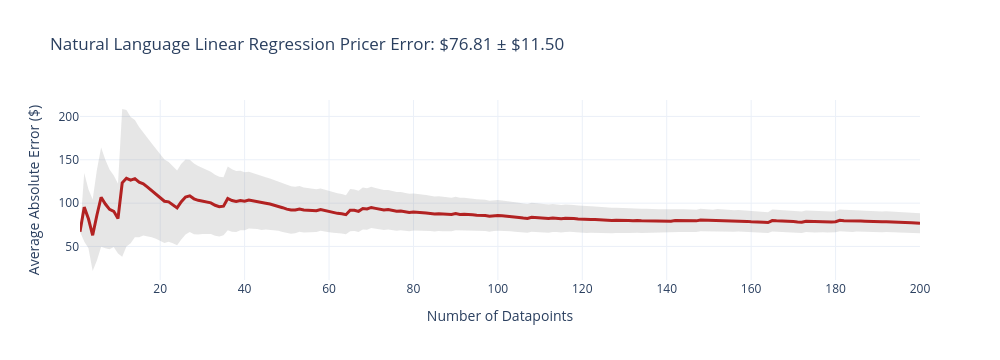
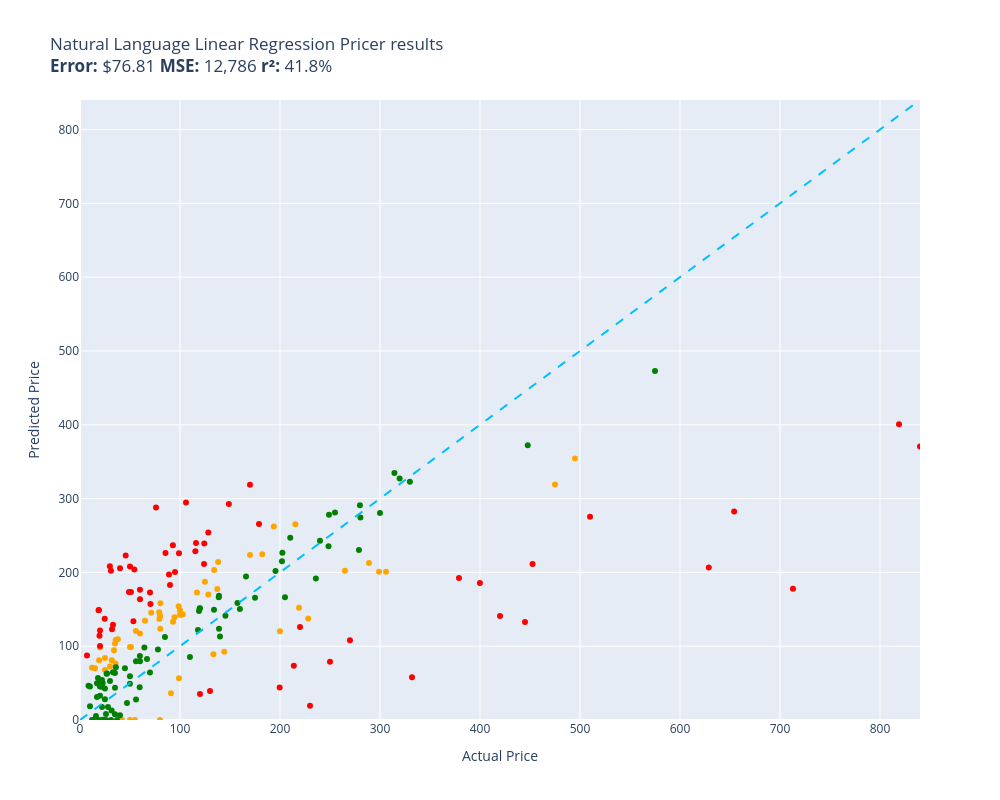

The cell these charts' notebook holds for them, in order:
### Code cell
evaluate(natural_language_linear_regression_pricer, test)

### Figure 1 — Plotly figure (JSON) as saved in the notebook; plotly's stock layout.template omitted (floating-point values rounded to 4 significant figures; data arrays with more than 128 entries replaced by an {"elided": "..."} marker saying what was removed)
{"data": [{"fill": "toself", "fillcolor": "rgba(128,128,128,0.2)", "hoverinfo": "skip", "line": {"color": "rgba(255,255,255,0)"}, "name": "95% CI", "showlegend": false, "type": "scatter", "x": {"elided": "400 int values"}, "y": {"elided": "400 float values"}}, {"customdata": {"elided": "200x1 float values"}, "hovertemplate": "n=%{x}<br>Avg Error=$%{y:,.2f}<br>±95% CI=$%{customdata[0]:,.2f}<extra></extra>", "line": {"color": "firebrick", "width": 3}, "mode": "lines", "name": "Cumulative Avg Error", "type": "scatter", "x": {"elided": "200 int values"}, "y": {"elided": "200 float values"}}], "layout": {"height": 360, "showlegend": false, "title": {"text": "Natural Language Linear Regression Pricer Error: $76.81 ± $11.50"}, "width": 1000, "xaxis": {"title": {"text": "Number of Datapoints"}}, "yaxis": {"title": {"text": "Average Absolute Error ($)"}}}}

### Figure 2 — Plotly figure (JSON) as saved in the notebook; plotly's stock layout.template omitted (floating-point values rounded to 4 significant figures)
{"data": [{"customdata": [["Old Blood Noise Excess V2 Distortion Cho...\nGuess=$152.13 Actual=$219.00"], ["NewPower99 Battery Kit for Samsung Galax...\nGuess=$0.00 Actual=$54.95"], ["SuppliesOutlet Compatible Toner Cartridg...\nGuess=$92.46 Actual=$144.29"], ["ACDelco GM Original Equipment FW339 Fron...\nGuess=$265.15 Actual=$215.33"], ["8544771 Dryer Heating Element, 279816 Th...\nGuess=$108.40 Actual=$35.74"], ["Panasonic KX-TG6511B DECT 6.0 PLUS Expan...\nGuess=$146.14 Actual=$79.20"], ["GJY Portable TV,10.6 inch Mini TV for AT...\nGuess=$136.95 Actual=$79.36"], ["LD Products Compatible Toner Cartridge R...\nGuess=$98.97 Actual=$49.98"], ["Mini PC, Kinupute Desktop Computer E3-12...\nGuess=$354.14 Actual=$495.00"], ["Aolemi Oil Rubbed Bronze Single Function...\nGuess=$154.26 Actual=$98.65"], ["Clementoni 39132.5 Jigsaw Puzzle 1,000 P...\nGuess=$0.00 Actual=$79.95"], ["10GBase-LR SFP+ Transceiver, Handar 10GB...\nGuess=$98.07 Actual=$19.99"], ["Deco Mount Pro Tripod Microphone Stand w...\nGuess=$117.32 Actual=$59.95"], ["KOMPUTERBAY 4GB 2X 2GB DDR2 1066MHz PC2-...\nGuess=$123.76 Actual=$80.34"], ["Task T24287 Roman Ogee Router Bit with 1...\nGuess=$120.55 Actual=$55.88"], ["Southwire 120V/15A Right Angle User Atta...\nGuess=$109.24 Actual=$37.87"], ["15\" Locking Shower Head Extension Arm in...\nGuess=$141.45 Actual=$79.95"], ["Mylites+ Standard Comic Book Mylar Sleev...\nGuess=$103.50 Actual=$34.99"], ["DALDED LED Light Kit for Lego Sonic Gree...\nGuess=$83.94 Actual=$24.99"], ["Baseball Backpacks Large 18 Inch Bookbag...\nGuess=$81.03 Actual=$31.77"], ["Adams Check Payment and Deposit Register...\nGuess=$76.69 Actual=$35.49"], ["KOHLER 18865-CP Filtered Water Faucet, P...\nGuess=$318.90 Actual=$475.00"], ["Diversitech WG840585 Motor, (Ddb) 1/3Hp,...\nGuess=$203.36 Actual=$134.12"], ["Festool 492370 Platin 2 S1000 Grit 6-Inc...\nGuess=$36.09 Actual=$91.00"], ["PM Auto Front Right Quick Complete Strut...\nGuess=$187.30 Actual=$124.94"], ["Satco S9596, 4 Count (Pack of 1), 4.18\nGuess=$70.66 Actual=$12.00"], ["Ceramic Talavera Mexican Tile 4x4\", 9 Pi...\nGuess=$72.47 Actual=$29.95"], ["Marvel Legends Series X-Men 6-Inch Archa...\nGuess=$56.58 Actual=$98.95"], ["ANZO USA 111207 GMC SIERRA 99-06 / YUKON...\nGuess=$224.41 Actual=$182.28"], ["Kingston Brass KS269SN Kingston Clawfoot...\nGuess=$200.81 Actual=$305.99"], ["Pioneer 2AM401-BN Two Handle Kitchen Fau...\nGuess=$137.65 Actual=$228.22"], ["LSSAGOON Backpack for Women Teen Kids Gi...\nGuess=$94.62 Actual=$33.99"], ["4LT LUMINETTE Vanity Opal GLS BSN\nGuess=$148.76 Actual=$99.99"], ["4pc Wheel Spacers Adapters 4\" (2inch Per...\nGuess=$172.70 Actual=$116.95"], ["Royal Designs, Inc. Decorative Abundant ...\nGuess=$67.76 Actual=$24.95"], ["Mikrotik RB3011UIAS-RM RouterBOARD 10xGi...\nGuess=$200.70 Actual=$299.00"], ["DuraGo 29515020 Front Hub Assembly\nGuess=$170.13 Actual=$128.34"], ["GENUINE VOLVO THERMOSTAT (3.0, 3.2) S60 ...\nGuess=$143.18 Actual=$102.85"], ["Universal Power Group 12V 100Ah Sealed L...\nGuess=$120.24 Actual=$199.99"], ["Amana Tool - SC587 Carbide Tipped 3-Wing...\nGuess=$145.37 Actual=$71.23"], ["Evan Fischer Radiator Cooling Fan Assemb...\nGuess=$177.54 Actual=$137.34"], ["UPR Mach 1 Chin Spoiler Fits 94-98 Musta...\nGuess=$134.61 Actual=$64.99"], ["Raspberry Pi 3 Model B+ Aluminum Case Me...\nGuess=$70.20 Actual=$14.99"], ["ASUS VY279HE-W 27” 1080P Monitor - White...\nGuess=$214.17 Actual=$138.10"], ["Diversitech UC2436-3 Ultralite Condenser...\nGuess=$158.15 Actual=$80.39"], ["4 Inches Rolled Muffler Tip Catback Exha...\nGuess=$262.06 Actual=$193.88"], ["APS iBoard (304 Stainless Steel Polished...\nGuess=$202.09 Actual=$264.95"], ["Baumgartens Sicurix Blank PVC ID Cards (...\nGuess=$80.97 Actual=$19.11"], ["Audio Techinca ATW-T1002 System 10 Handh...\nGuess=$212.76 Actual=$289.00"], ["LD Compatible Ink Cartridge Replacement ...\nGuess=$0.00 Actual=$41.99"], ["BXYJY for Samsung Galaxy Z Fold 3 Case w...\nGuess=$0.00 Actual=$49.99"], ["DuraGo BR5330 Front Vented Disc Brake Ro...\nGuess=$142.48 Actual=$101.51"], ["Samsung DA97-07603B Freezer Ice Maker As...\nGuess=$133.22 Actual=$93.02"], ["Intex River Run Connect Lounge (Four)\nGuess=$139.17 Actual=$94.49"], ["Targus CityGear Durable Backpack, Black,...\nGuess=$89.19 Actual=$133.43"], ["Fitness Center Gym Room Weight Train Dua...\nGuess=$142.70 Actual=$99.99"], ["MonMount Triple Monitor Stand Freestandi...\nGuess=$140.36 Actual=$79.99"], ["Xiaomi Redmi 10 2022 NFC 4G LTE (128GB +...\nGuess=$223.48 Actual=$169.99"], ["Refresh NSF-53 Premium Replacement Refri...\nGuess=$98.95 Actual=$50.99"]], "hovertemplate": "%{customdata[0]}<extra></extra>", "legendgroup": "orange", "marker": {"color": "orange", "size": 6, "symbol": "circle"}, "mode": "markers", "name": "orange", "orientation": "v", "showlegend": true, "type": "scatter", "x": [219.0, 54.95, 144.3, 215.3, 35.74, 79.2, 79.36, 49.98, 495.0, 98.65, 79.95, 19.99, 59.95, 80.34, 55.88, 37.87, 79.95, 34.99, 24.99, 31.77, 35.49, 475.0, 134.1, 91.0, 124.9, 12.0, 29.95, 98.95, 182.3, 306.0, 228.2, 33.99, 99.99, 117.0, 24.95, 299.0, 128.3, 102.8, 200.0, 71.23, 137.3, 64.99, 14.99, 138.1, 80.39, 193.9, 264.9, 19.11, 289.0, 41.99, 49.99, 101.5, 93.02, 94.49, 133.4, 99.99, 79.99, 170.0, 50.99], "xaxis": "x", "y": [152.1, 0.0, 92.46, 265.1, 108.4, 146.1, 137.0, 98.97, 354.1, 154.3, 0.0, 98.07, 117.3, 123.8, 120.6, 109.2, 141.4, 103.5, 83.94, 81.03, 76.69, 318.9, 203.4, 36.09, 187.3, 70.66, 72.47, 56.58, 224.4, 200.8, 137.6, 94.62, 148.8, 172.7, 67.76, 200.7, 170.1, 143.2, 120.2, 145.4, 177.5, 134.6, 70.2, 214.2, 158.2, 262.1, 202.1, 80.97, 212.8, 0.0, 0.0, 142.5, 133.2, 139.2, 89.19, 142.7, 140.4, 223.5, 98.95], "yaxis": "y"}, {"customdata": [["telpo Headlight Assembly Fit For 15 Camr...\nGuess=$239.89 Actual=$115.99"], ["Stand for Raven Pro Document Scanner - P...\nGuess=$208.36 Actual=$29.85"], ["RBC12-UPC Replacement Battery Cartridge ...\nGuess=$19.25 Actual=$229.99"], ["Bam France 2002XL Contoured Hightech Bla...\nGuess=$177.72 Actual=$713.00"], ["Metabo HPT 36V MultiVolt™ Cordless Rotar...\nGuess=$192.53 Actual=$379.00"], ["46mm Digital Pro High-Resolution Close-U...\nGuess=$121.39 Actual=$19.99"], ["Innovative Percussion CB-6 Chamois Bass ...\nGuess=$203.89 Actual=$54.32"], ["LOVE MEI Galaxy S10 Lite Case, Military ...\nGuess=$129.20 Actual=$32.98"], ["CORSAIR Dominator Platinum RGB 32GB (2x1...\nGuess=$211.21 Actual=$124.00"], ["Bam Trekking 3027SB Single Black Clarine...\nGuess=$57.79 Actual=$332.00"], ["DEWALT 20V MAX* XR Impact Driver with Bl...\nGuess=$211.39 Actual=$452.53"], ["Scranton & Co 3 Drawer Mobile File Cabin...\nGuess=$228.68 Actual=$115.35"], ["Canon EOS Rebel T7 Digital SLR Camera wi...\nGuess=$400.82 Actual=$819.00"], ["Travelpro Platinum Elite Slim Business L...\nGuess=$73.65 Actual=$213.83"], ["JRready ST6313 DT Deutsch Connector Kit,...\nGuess=$43.99 Actual=$199.68"], ["Dakota Alert MURS Alert Probe Sensor - M...\nGuess=$126.03 Actual=$219.99"], ["3D Tree Hole Branches 075 Stair Risers D...\nGuess=$39.33 Actual=$129.99"], ["Projector, CRAZVIEW Projector with WiFi ...\nGuess=$133.65 Actual=$53.40"], ["Retevis RT68 Soft Earhook Walkie Talkie ...\nGuess=$87.52 Actual=$6.99"], ["MC: Pindicator (Dual Intensity Amber)\nGuess=$205.64 Actual=$40.00"], ["Poison Spyder 10-08-020 Rocker Knocker\nGuess=$206.66 Actual=$628.76"], ["DIMARZIO 204284 DP 163FBK Blues Bucker G...\nGuess=$183.02 Actual=$89.99"], ["Lighted Triangle Mirror Cabinet Bathroom...\nGuess=$132.82 Actual=$445.00"], ["BESTILL Wall Mounted Shower Faucet Set, ...\nGuess=$288.02 Actual=$76.00"], ["Engine Thermostat, Replace 19301-PAA-306...\nGuess=$149.15 Actual=$18.89"], ["Dell Optiplex 390 Desktop Computer i3 3....\nGuess=$239.20 Actual=$124.27"], ["Neporal Full Spectrum Light Bulb, 6000K ...\nGuess=$148.82 Actual=$18.59"], ["Pidoko Kids Train Table, Grey with 90 Pc...\nGuess=$35.14 Actual=$119.97"], ["LEGO Marvel Avengers War Machine Buster ...\nGuess=$176.55 Actual=$59.95"], ["KOHLER K-1185540-CP Assembly-Slider\nGuess=$222.94 Actual=$45.67"], ["Trim Kit for 2-handle Shower & Tub Valve...\nGuess=$200.55 Actual=$94.99"], ["iPhone 12/12 Pro Nicaragua Guardabarranc...\nGuess=$100.23 Actual=$19.97"], ["Aeromotive 13304 Regulator, X1 Adjustabl...\nGuess=$108.20 Actual=$269.95"], ["Canon Sure Shot 90u 35mm Date Camera\nGuess=$185.55 Actual=$399.89"], ["Wilkinson LOW GAUSS Vintage Tone Strat S...\nGuess=$202.23 Actual=$30.93"], ["Ibanez M510OVS Acoustic Mandolin in Vint...\nGuess=$318.61 Actual=$169.99"], ["Berta (6 Pieces) 1-1/4 inch Overlay, 90 ...\nGuess=$137.10 Actual=$24.66"], ["CradlePoint Compact Broadband Router (CB...\nGuess=$197.29 Actual=$89.00"], ["Pyle Wireless Rear View Backup Camera - ...\nGuess=$157.31 Actual=$70.45"], ["Auertech Portable Washing Machine, 14lbs...\nGuess=$225.89 Actual=$98.99"], ["18 Inch White Undermount Kitchen Sink - ...\nGuess=$265.40 Actual=$179.00"], ["ECCPP Power Steering Pump for 2009-2010 ...\nGuess=$226.39 Actual=$85.48"], ["Skullcandy Hesh Evo Bluetooth Headphones...\nGuess=$172.62 Actual=$69.99"], ["ROHL WSGUM3018WH Wire Sink Grids, White\nGuess=$253.89 Actual=$128.28"], ["Music Hall pa15.3 MM/MC Phono Preamplifi...\nGuess=$78.79 Actual=$250.00"], ["Lorell Bell Chair Glide, 2.5\", Black\nGuess=$114.21 Actual=$19.50"], ["CTLAMP XL-2100 Professional Quality XL-2...\nGuess=$122.95 Actual=$32.00"], ["Competition Clutch Disc and Pressure Pla...\nGuess=$275.22 Actual=$510.00"], ["KUNFINE Android Radio CarPlay & Android ...\nGuess=$294.56 Actual=$106.00"], ["A-Premium Front Suspension Steering Knuc...\nGuess=$173.40 Actual=$48.99"], ["Dell XPS 13 9343-2727SLV 13.3\" Full HD S...\nGuess=$370.43 Actual=$839.99"], ["Pacific Drums PDCM1618TTRB 16 x 18 Inche...\nGuess=$141.04 Actual=$419.99"], ["Vinyl Soft Top Roll-up Adjustable Truck ...\nGuess=$292.72 Actual=$148.88"], ["Blanco 230966 Valea Stainless Steel Sink...\nGuess=$236.86 Actual=$92.88"], ["Empava 24\" Single Wall Ovens 10 Cooking ...\nGuess=$282.34 Actual=$654.14"], ["Viola Bow 4/4 Full Size Carbon Fiber (Bl...\nGuess=$207.95 Actual=$49.99"], ["Fender Hendrix Voodoo Child Coiled Instr...\nGuess=$163.46 Actual=$59.99"], ["Pyle 2x120 Watt Home Audio Speaker Power...\nGuess=$173.32 Actual=$50.92"]], "hovertemplate": "%{customdata[0]}<extra></extra>", "legendgroup": "red", "marker": {"color": "red", "size": 6, "symbol": "circle"}, "mode": "markers", "name": "red", "orientation": "v", "showlegend": true, "type": "scatter", "x": [116.0, 29.85, 230.0, 713.0, 379.0, 19.99, 54.32, 32.98, 124.0, 332.0, 452.5, 115.3, 819.0, 213.8, 199.7, 220.0, 130.0, 53.4, 6.99, 40.0, 628.8, 89.99, 445.0, 76.0, 18.89, 124.3, 18.59, 120.0, 59.95, 45.67, 94.99, 19.97, 269.9, 399.9, 30.93, 170.0, 24.66, 89.0, 70.45, 98.99, 179.0, 85.48, 69.99, 128.3, 250.0, 19.5, 32.0, 510.0, 106.0, 48.99, 840.0, 420.0, 148.9, 92.88, 654.1, 49.99, 59.99, 50.92], "xaxis": "x", "y": [239.9, 208.4, 19.25, 177.7, 192.5, 121.4, 203.9, 129.2, 211.2, 57.79, 211.4, 228.7, 400.8, 73.65, 43.99, 126.0, 39.33, 133.7, 87.52, 205.6, 206.7, 183.0, 132.8, 288.0, 149.1, 239.2, 148.8, 35.14, 176.5, 222.9, 200.5, 100.2, 108.2, 185.5, 202.2, 318.6, 137.1, 197.3, 157.3, 225.9, 265.4, 226.4, 172.6, 253.9, 78.79, 114.2, 123.0, 275.2, 294.6, 173.4, 370.4, 141.0, 292.7, 236.9, 282.3, 207.9, 163.5, 173.3], "yaxis": "y"}, {"customdata": [["EXMAX NG-10X Fresnel Lens Focusing Adapt...\nGuess=$64.22 Actual=$69.98"], ["Pump Head TBVECHI 175PSI 4KW 5.5HP 21CFM...\nGuess=$322.86 Actual=$329.90"], ["APS iBoard 6-inch Aluminum (Black Powder...\nGuess=$246.86 Actual=$210.23"], ["PEMP E65 E66 CDC Simulate Optical Fiber ...\nGuess=$147.59 Actual=$119.00"], ["Intermatic PX300 12V 300W Transformer wi...\nGuess=$149.48 Actual=$134.00"], ["HK SYSTEMS 13\" Heavy Duty Black \"Push\" O...\nGuess=$112.46 Actual=$84.95"], ["SKB iSeries 3i-13096-6KP Case for BlackM...\nGuess=$165.75 Actual=$174.99"], ["June Garden 12\" Sweet Dolly Charlotte - ...\nGuess=$32.90 Actual=$19.99"], ["GanFindX Portable Car Hand Controls for ...\nGuess=$150.38 Actual=$159.90"], ["Evergreen HSHB2005 Cylinder Head Gasket ...\nGuess=$44.39 Actual=$59.69"], ["Tidal Front + Rear Fender Flares 4PC Poc...\nGuess=$280.96 Actual=$254.99"], ["152MM Hole Saws M42 Bi-Metal High Speed ...\nGuess=$57.01 Actual=$17.99"], ["Wenger City Upgrade Laptop Backpack with...\nGuess=$141.39 Actual=$145.42"], ["AUTOFREE LED Tail Lights Assembly Compat...\nGuess=$215.05 Actual=$201.99"], ["Fjallraven, Kanken Laptop 15\" Backpack f...\nGuess=$150.96 Actual=$119.65"], ["Evan-Fischer Front Bumper Cover Compatib...\nGuess=$226.49 Actual=$202.38"], ["Laisomeke Waterproof Junction Box, Unive...\nGuess=$0.00 Actual=$11.99"], ["Sumerain S1339CM Double Handle Widesprea...\nGuess=$191.60 Actual=$235.86"], ["Webcem Solar Shed Light Outdoor Indoor, ...\nGuess=$95.53 Actual=$77.96"], ["Western Digital Enterprise RE4-GP 2TB SA...\nGuess=$85.50 Actual=$109.95"], ["VLAND LED Smoked Taillights Compatible F...\nGuess=$242.75 Actual=$239.99"], ["Tablet PC Cover Compatible with Lenovo T...\nGuess=$12.98 Actual=$31.61"], ["Miyaya@ Funny Animal Masks Collection fo...\nGuess=$49.94 Actual=$16.99"], ["Trail Gear Twin Stick Kit for Top Shift ...\nGuess=$291.00 Actual=$279.92"], ["Ultra Duster Canned Air Net 10 Oz 6-Pack\nGuess=$49.28 Actual=$49.90"], ["Beck/Arnley 0421945 Air Filter\nGuess=$71.56 Actual=$35.87"], ["IQShield Screen Protector Compatible wit...\nGuess=$45.53 Actual=$9.95"], ["Liberty Imports 12 Pack: US Military Toy...\nGuess=$31.15 Actual=$16.98"], ["Intrepid International Dressage Letters-...\nGuess=$63.13 Actual=$26.99"], ["EMART Photography C Stand with Boom Arm,...\nGuess=$151.40 Actual=$119.99"], ["KUNN Small Electrician Tool Pouch Utilit...\nGuess=$17.76 Actual=$21.99"], ["Replacement Remote Control for PANASONIC...\nGuess=$7.84 Actual=$34.95"], ["KS K-STORM Replacement Silicone Mushroom...\nGuess=$46.41 Actual=$8.50"], ["Grey Pneumatic 1311SD Impact Socket Set\nGuess=$158.38 Actual=$157.43"], ["Walker Exhaust Ultra EPA 16478 Direct Fi...\nGuess=$472.95 Actual=$574.99"], ["GE RPWF SmartWater Comparable Refrigerat...\nGuess=$0.00 Actual=$36.99"], ["Urth 62mm UV, Circular Polarizing (CPL),...\nGuess=$123.80 Actual=$139.00"], ["MGP Caliper Covers 39011SACURD Red Powde...\nGuess=$278.15 Actual=$249.00"], ["LSI Broadcom SAS 9300-8i 8-port 12Gb/s S...\nGuess=$122.08 Actual=$118.00"], ["NewFantasia Replacement Audio Cable with...\nGuess=$0.00 Actual=$31.00"], ["MONOCARBON Forged Carbon Fiber Case for ...\nGuess=$79.73 Actual=$59.99"], ["AC Compressor & A/C Kit For BMW 335i 335...\nGuess=$334.67 Actual=$314.41"], ["MXR Carbon Copy Deluxe Analog Delay Guit...\nGuess=$201.73 Actual=$195.50"], ["Chalkboard Name Badges with Magnetic Bac...\nGuess=$45.34 Actual=$19.95"], ["Linkloos Solar Street Lights Outdoor Wat...\nGuess=$79.61 Actual=$55.99"], ["USB Charger, CIVIE High Speed 60W Multip...\nGuess=$5.48 Actual=$15.99"], ["Cardone 84-58642 New HEI Electronic Dist...\nGuess=$194.28 Actual=$165.99"], ["Hp Pavilion P7-1257c Motherboard Aahd3-h...\nGuess=$86.61 Actual=$59.86"], ["Kastar Battery Pack Replacement for Sony...\nGuess=$51.59 Actual=$19.99"], ["New Replacement seat cover fits Yamaha M...\nGuess=$168.26 Actual=$138.95"], ["AZX Stylus Pencil for Apple iPad Pro 202...\nGuess=$52.77 Actual=$29.99"], ["SP Air Corporation SP-8102BU 1/4-Inch He...\nGuess=$166.25 Actual=$204.99"], ["LCD Screen for Dell Inspiron 17R 17.3\" H...\nGuess=$98.32 Actual=$64.37"], ["200 ' feet True 14 Gauge AWG CCA Speaker...\nGuess=$70.19 Actual=$44.95"], ["200 Couples Conversation Cards - Enjoy B...\nGuess=$64.78 Actual=$32.97"], ["The Puppet Company - Carpet-Unicorn, Whi...\nGuess=$0.00 Actual=$19.00"], ["KYX Racing Hardened Steel Center Drive S...\nGuess=$23.15 Actual=$46.99"], ["StonKraft Brass Chess Board Game Set wit...\nGuess=$113.09 Actual=$140.00"], ["VIPMOTOZ Sequential Turn Signal Premium ...\nGuess=$230.27 Actual=$278.94"], ["OEM Samsung Remote Control Shipped with ...\nGuess=$27.92 Actual=$56.00"], ["Venom Power Terra Hunter R/T+ R/T All-Te...\nGuess=$327.07 Actual=$319.65"], ["Custom Engagement Logo Desk Embosser Sea...\nGuess=$59.43 Actual=$49.95"], ["520 Pieces Christmas Envelope Seal Stick...\nGuess=$0.00 Actual=$25.99"], ["BestPricedDecals Wine A BIT, You'll Feel...\nGuess=$0.00 Actual=$12.98"], ["VATOS 4 Packs Bubble Machine Gun for Kid...\nGuess=$0.44 Actual=$22.88"], ["Steering Wheel, Carbon Fiber Automotive ...\nGuess=$372.09 Actual=$447.74"], ["VONADO Space Wars Colonial Viper MK1 Bui...\nGuess=$6.33 Actual=$39.99"], ["Replacement Remote Control fit for Sony ...\nGuess=$18.72 Actual=$9.99"], ["Disney Princess Sparkling Princess Sleep...\nGuess=$28.24 Actual=$24.95"], ["sabermaster TCG Playmat yugioh playmat T...\nGuess=$44.89 Actual=$21.99"], ["Star Wars Die-Cast Metal TITANIUM Series...\nGuess=$50.02 Actual=$22.70"], ["Glovion Music Stand Light, Clip On Piano...\nGuess=$17.73 Actual=$27.99"], ["Think Gizmos Build Your Own Robot Toys f...\nGuess=$42.54 Actual=$24.95"], ["HP Laserjet 2100 Laser Printer W/Test Pr...\nGuess=$280.41 Actual=$299.98"], ["PowerSport Front Rear Brakes and Rotors ...\nGuess=$235.34 Actual=$248.51"], ["VTech Strum and Jam Kidi Musical Guitar ...\nGuess=$54.31 Actual=$21.99"], ["KZ ZS10 Pro in Ear Monitor Headphone KZ ...\nGuess=$82.63 Actual=$66.99"], ["W11130208 W10695459 Refrigerator LED Mod...\nGuess=$62.74 Actual=$26.59"], ["Jada Toys Ryan's World Combo Panda Airli...\nGuess=$63.74 Actual=$34.94"], ["STICKGOO Peel and Stick Backsplash for K...\nGuess=$43.83 Actual=$34.99"], ["Garmin 010-12402-10 GT15M-TM Transom-Mou...\nGuess=$166.14 Actual=$138.74"], ["For Volvo C70 S70 V70 V40 S40 AC Compres...\nGuess=$274.39 Actual=$280.41"], ["NICKSTON Red Sparkling Glitter Slim Band...\nGuess=$8.14 Actual=$25.99"]], "hovertemplate": "%{customdata[0]}<extra></extra>", "legendgroup": "green", "marker": {"color": "green", "size": 6, "symbol": "circle"}, "mode": "markers", "name": "green", "orientation": "v", "showlegend": true, "type": "scatter", "x": [69.98, 329.9, 210.2, 119.0, 134.0, 84.95, 175.0, 19.99, 159.9, 59.69, 255.0, 17.99, 145.4, 202.0, 119.7, 202.4, 11.99, 235.9, 77.96, 110.0, 240.0, 31.61, 16.99, 279.9, 49.9, 35.87, 9.95, 16.98, 26.99, 120.0, 21.99, 34.95, 8.5, 157.4, 575.0, 36.99, 139.0, 249.0, 118.0, 31.0, 59.99, 314.4, 195.5, 19.95, 55.99, 15.99, 166.0, 59.86, 19.99, 138.9, 29.99, 205.0, 64.37, 44.95, 32.97, 19.0, 46.99, 140.0, 278.9, 56.0, 319.6, 49.95, 25.99, 12.98, 22.88, 447.7, 39.99, 9.99, 24.95, 21.99, 22.7, 27.99, 24.95, 300.0, 248.5, 21.99, 66.99, 26.59, 34.94, 34.99, 138.7, 280.4, 25.99], "xaxis": "x", "y": [64.22, 322.9, 246.9, 147.6, 149.5, 112.5, 165.8, 32.9, 150.4, 44.39, 281.0, 57.01, 141.4, 215.1, 151.0, 226.5, 0.0, 191.6, 95.53, 85.5, 242.7, 12.98, 49.94, 291.0, 49.28, 71.56, 45.53, 31.15, 63.13, 151.4, 17.76, 7.841, 46.41, 158.4, 472.9, 0.0, 123.8, 278.1, 122.1, 0.0, 79.73, 334.7, 201.7, 45.34, 79.61, 5.484, 194.3, 86.61, 51.59, 168.3, 52.77, 166.2, 98.32, 70.19, 64.78, 0.0, 23.15, 113.1, 230.3, 27.92, 327.1, 59.43, 0.0, 0.0, 0.4413, 372.1, 6.327, 18.72, 28.24, 44.89, 50.02, 17.73, 42.54, 280.4, 235.3, 54.31, 82.63, 62.74, 63.74, 43.83, 166.1, 274.4, 8.139], "yaxis": "y"}, {"hoverinfo": "skip", "line": {"color": "deepskyblue", "dash": "dash", "width": 2}, "mode": "lines", "name": "y = x", "showlegend": false, "type": "scatter", "x": [0, 840.0], "y": [0, 840.0]}], "layout": {"height": 800, "legend": {"title": {"text": "color"}, "tracegroupgap": 0}, "showlegend": false, "title": {"text": "Natural Language Linear Regression Pricer results<br><b>Error:</b> $76.81 <b>MSE:</b> 12,786 <b>r²:</b> 41.8%"}, "width": 1000, "xaxis": {"anchor": "y", "domain": [0, 1], "range": [0, 840.0], "title": {"text": "Actual Price"}}, "yaxis": {"anchor": "x", "domain": [0, 1], "range": [0, 840.0], "title": {"text": "Predicted Price"}}}}
